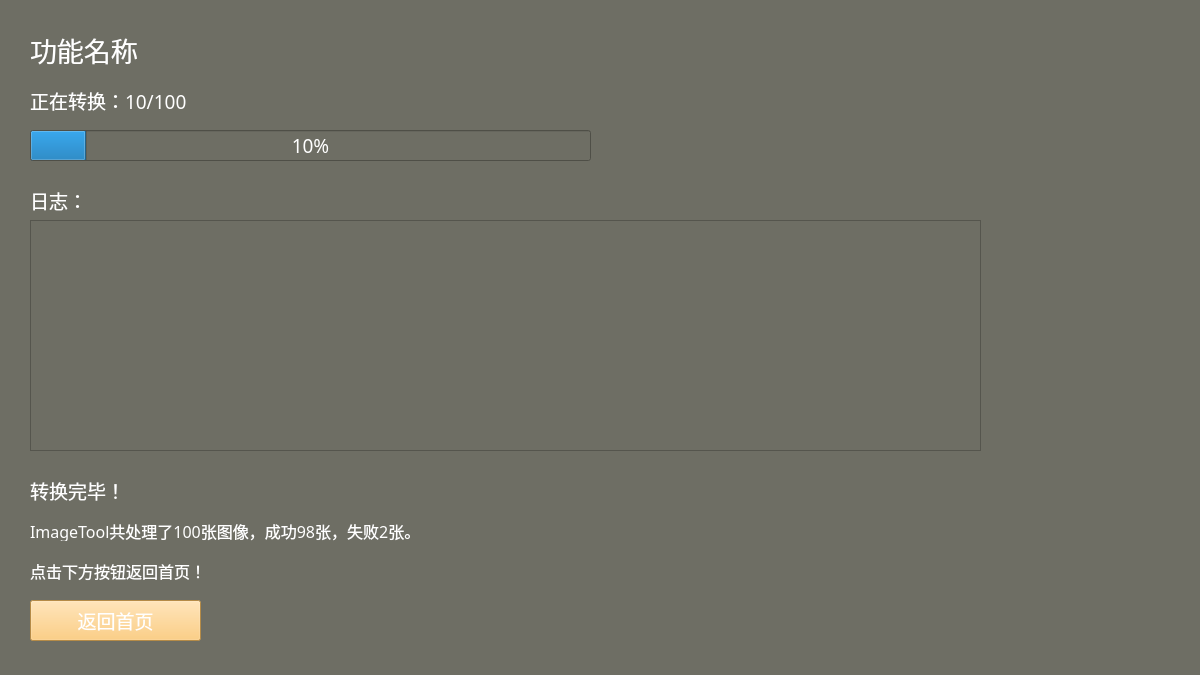
<?xml version="1.0" encoding="UTF-8"?>
<ui version="4.0">
 <class>ExampleProcess</class>
 <widget class="QFrame" name="ExampleProcess">
  <property name="geometry">
   <rect>
    <x>0</x>
    <y>0</y>
    <width>1200</width>
    <height>675</height>
   </rect>
  </property>
  <property name="windowTitle">
   <string>Frame</string>
  </property>
  <property name="styleSheet">
   <string notr="true">background-color: rgb(110, 110, 100);
color: rgb(255, 255, 255);</string>
  </property>
  <widget class="QLabel" name="labelInfo">
   <property name="geometry">
    <rect>
     <x>30</x>
     <y>480</y>
     <width>380</width>
     <height>21</height>
    </rect>
   </property>
   <property name="font">
    <font>
     <family>等线</family>
     <pointsize>14</pointsize>
    </font>
   </property>
   <property name="styleSheet">
    <string notr="true">color: rgb(255, 255, 255);</string>
   </property>
   <property name="text">
    <string>请耐心等待 不要退出或关闭程序！</string>
   </property>
  </widget>
  <widget class="QLabel" name="labelTitle">
   <property name="geometry">
    <rect>
     <x>30</x>
     <y>30</y>
     <width>380</width>
     <height>40</height>
    </rect>
   </property>
   <property name="font">
    <font>
     <family>等线</family>
     <pointsize>20</pointsize>
    </font>
   </property>
   <property name="styleSheet">
    <string notr="true">color: rgb(255, 255, 255);</string>
   </property>
   <property name="text">
    <string>功能名称</string>
   </property>
  </widget>
  <widget class="QPlainTextEdit" name="plainTextEdit">
   <property name="geometry">
    <rect>
     <x>30</x>
     <y>220</y>
     <width>951</width>
     <height>231</height>
    </rect>
   </property>
   <property name="font">
    <font>
     <family>等线</family>
     <pointsize>12</pointsize>
    </font>
   </property>
   <property name="plainText">
    <string/>
   </property>
   <property name="textInteractionFlags">
    <set>Qt::TextSelectableByKeyboard|Qt::TextSelectableByMouse</set>
   </property>
  </widget>
  <widget class="QLabel" name="labelProcessNum">
   <property name="geometry">
    <rect>
     <x>30</x>
     <y>80</y>
     <width>380</width>
     <height>40</height>
    </rect>
   </property>
   <property name="font">
    <font>
     <family>等线</family>
     <pointsize>14</pointsize>
    </font>
   </property>
   <property name="styleSheet">
    <string notr="true">color: rgb(255, 255, 255);</string>
   </property>
   <property name="text">
    <string>正在转换：10/100</string>
   </property>
  </widget>
  <widget class="QProgressBar" name="progressBar">
   <property name="geometry">
    <rect>
     <x>30</x>
     <y>130</y>
     <width>561</width>
     <height>31</height>
    </rect>
   </property>
   <property name="font">
    <font>
     <family>等线</family>
     <pointsize>14</pointsize>
    </font>
   </property>
   <property name="value">
    <number>10</number>
   </property>
  </widget>
  <widget class="QLabel" name="labelLogTitle">
   <property name="geometry">
    <rect>
     <x>30</x>
     <y>180</y>
     <width>380</width>
     <height>40</height>
    </rect>
   </property>
   <property name="font">
    <font>
     <family>等线</family>
     <pointsize>14</pointsize>
    </font>
   </property>
   <property name="styleSheet">
    <string notr="true">color: rgb(255, 255, 255);</string>
   </property>
   <property name="text">
    <string>日志：</string>
   </property>
  </widget>
  <widget class="QLabel" name="labelProcessDone">
   <property name="geometry">
    <rect>
     <x>30</x>
     <y>470</y>
     <width>551</width>
     <height>40</height>
    </rect>
   </property>
   <property name="font">
    <font>
     <family>等线</family>
     <pointsize>14</pointsize>
    </font>
   </property>
   <property name="styleSheet">
    <string notr="true">color: rgb(255, 255, 255);</string>
   </property>
   <property name="text">
    <string>转换完毕！</string>
   </property>
  </widget>
  <widget class="QLabel" name="labelSummary">
   <property name="geometry">
    <rect>
     <x>30</x>
     <y>520</y>
     <width>551</width>
     <height>21</height>
    </rect>
   </property>
   <property name="font">
    <font>
     <family>等线</family>
     <pointsize>12</pointsize>
    </font>
   </property>
   <property name="styleSheet">
    <string notr="true">color: rgb(255, 255, 255);</string>
   </property>
   <property name="text">
    <string>ImageTool共处理了100张图像，成功98张，失败2张。</string>
   </property>
  </widget>
  <widget class="QPushButton" name="pushButtonBack">
   <property name="geometry">
    <rect>
     <x>30</x>
     <y>600</y>
     <width>171</width>
     <height>41</height>
    </rect>
   </property>
   <property name="font">
    <font>
     <family>等线</family>
     <pointsize>14</pointsize>
    </font>
   </property>
   <property name="styleSheet">
    <string notr="true">background-color: rgb(253, 195, 99);</string>
   </property>
   <property name="text">
    <string>返回首页</string>
   </property>
  </widget>
  <widget class="QLabel" name="labelIcon">
   <property name="geometry">
    <rect>
     <x>1080</x>
     <y>0</y>
     <width>120</width>
     <height>120</height>
    </rect>
   </property>
   <property name="styleSheet">
    <string notr="true">image: url(:/IconPNG/Icon/Crop-3780.PNG);</string>
   </property>
   <property name="text">
    <string/>
   </property>
  </widget>
  <widget class="QLabel" name="labelBackInfo">
   <property name="geometry">
    <rect>
     <x>30</x>
     <y>560</y>
     <width>551</width>
     <height>21</height>
    </rect>
   </property>
   <property name="font">
    <font>
     <family>等线</family>
     <pointsize>12</pointsize>
    </font>
   </property>
   <property name="styleSheet">
    <string notr="true">color: rgb(255, 255, 255);</string>
   </property>
   <property name="text">
    <string>点击下方按钮返回首页！</string>
   </property>
  </widget>
 </widget>
 <resources/>
 <connections/>
</ui>
